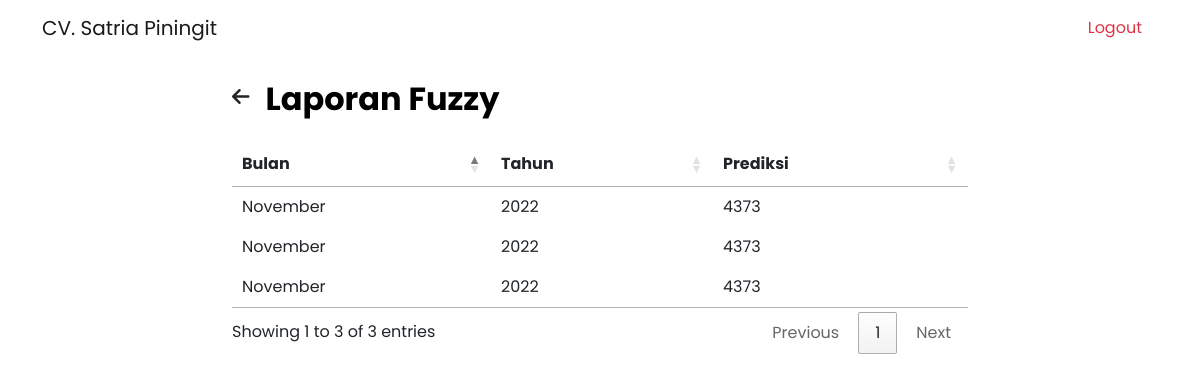
Page /laporan-fuzzy.php (signed in) on the committed database.
### tables this page shows
CREATE TABLE `laporanprediksi` (
  `id` int(11) NOT NULL,
  `bulan` varchar(255) NOT NULL,
  `tahun` int(255) NOT NULL,
  `prediksi` int(255) NOT NULL
);

### laporan-fuzzy.php (the view, shortened to what this page needs)
<!DOCTYPE html>
<html lang="en" dir="ltr">
  <head>
    <link rel="stylesheet" type="text/css" href="https://cdn.datatables.net/1.12.1/css/jquery.dataTables.min.css">
    <link rel="stylesheet" href="https://cdn.datatables.net/buttons/2.2.3/css/buttons.dataTables.min.css">
    <link rel="stylesheet" href="css/bootstrap.css">
    <link rel="stylesheet" href="css/style.css">
    <link href="https://cdnjs.cloudflare.com/ajax/libs/font-awesome/6.0.0/css/all.min.css" rel="stylesheet">
  </head>
  <body>
    <?php
  		require_once('connection.php');
  		$sql = "SELECT * FROM laporanPrediksi";
  		$result = mysqli_query($conn, $sql);
  	?>
    <nav class="navbar navbar-expand-lg navbar-light">
       <div class="container">
         <p class="navbar-brand mx-auto mb-0">CV. Satria Piningit</p>
         <div class="collapse navbar-collapse" id="navbarNavAltMarkup">
           <div class="navbar-nav ms-auto">
             <a class="nav-link text-danger mx-2" href="logout.php">Logout</a>
           </div>
         </div>
       </div>
     </nav>
     <div class="container">
       <div class="row">
         <div class="col-xxl-2 col-xl-2 col-lg-2 d-sm-none d-md-none d-lg-block"></div>
         <div class="col-xxl-8 col-xl-8 col-lg-8 col-md-12 col-12">
           <div class="d-flex">
             <a href="laporan.php" class="my-auto text-dark"><i class="fa-solid fa-arrow-left fs-20 me-3"></i></a>
             <h2 class="header-title mt-4 mb-4">Laporan Fuzzy</h2>
           </div>
           <div class="table-data">
     				<div class="order">
     					<table id="table">
     						<thead>
     							<tr>
     								<th>Bulan</th>
                    <th>Tahun</th>
     								<th>Prediksi</th>
     							</tr>
     						</thead>
     						<tbody>
                  <?php while($data = mysqli_fetch_assoc($result)) { ?>
                    <tr>
                      <td><?php echo $data['bulan']; ?></td>
    									<td><?php echo $data['tahun']; ?></td>
    									<td><?php echo $data['prediksi']; ?></td>
    								</tr>
                    <?php } ?>
     						</tbody>
     					</table>
     				</div>
     			</div>
         </div>
       </div>
     </div>
  </body>
</html>

### css/style.css (style rules this page uses)
* { font-family: 'Poppins', sans-serif; }
a { text-decoration: none; }
.fs-20 { font-size: 20px !important; }
.header-title { color: black; margin-top: 0px; font-weight: 700; text-align: center; }

### rows in the picture
laporanprediksi: bulan "November", tahun "2022", prediksi "4373"
laporanprediksi: bulan "November", tahun "2022", prediksi "4373"
laporanprediksi: bulan "November", tahun "2022", prediksi "4373"
